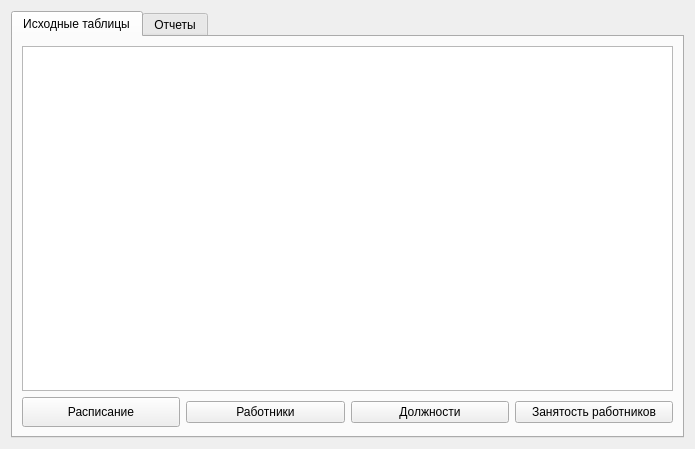
<?xml version="1.0" encoding="UTF-8"?>
<ui version="4.0">
 <class>Form</class>
 <widget class="QWidget" name="Form">
  <property name="geometry">
   <rect>
    <x>0</x>
    <y>0</y>
    <width>695</width>
    <height>449</height>
   </rect>
  </property>
  <property name="windowTitle">
   <string>Университет</string>
  </property>
  <layout class="QGridLayout" name="gridLayout">
   <item row="0" column="0">
    <widget class="QTabWidget" name="tabWidget">
     <property name="sizePolicy">
      <sizepolicy hsizetype="Expanding" vsizetype="Expanding">
       <horstretch>0</horstretch>
       <verstretch>0</verstretch>
      </sizepolicy>
     </property>
     <property name="currentIndex">
      <number>0</number>
     </property>
     <widget class="QWidget" name="tab">
      <attribute name="title">
       <string>Исходные таблицы</string>
      </attribute>
      <layout class="QVBoxLayout" name="verticalLayout_2">
       <item>
        <widget class="QTableWidget" name="rawTableWidget">
         <property name="midLineWidth">
          <number>0</number>
         </property>
         <property name="sizeAdjustPolicy">
          <enum>QAbstractScrollArea::AdjustIgnored</enum>
         </property>
         <property name="rowCount">
          <number>0</number>
         </property>
         <property name="columnCount">
          <number>0</number>
         </property>
         <attribute name="horizontalHeaderDefaultSectionSize">
          <number>135</number>
         </attribute>
         <attribute name="verticalHeaderDefaultSectionSize">
          <number>30</number>
         </attribute>
        </widget>
       </item>
       <item>
        <layout class="QHBoxLayout" name="horizontalLayout">
         <item>
          <widget class="QPushButton" name="showSchedule_btn">
           <property name="sizePolicy">
            <sizepolicy hsizetype="Minimum" vsizetype="Fixed">
             <horstretch>0</horstretch>
             <verstretch>0</verstretch>
            </sizepolicy>
           </property>
           <property name="minimumSize">
            <size>
             <width>0</width>
             <height>30</height>
            </size>
           </property>
           <property name="text">
            <string>Расписание</string>
           </property>
          </widget>
         </item>
         <item>
          <widget class="QPushButton" name="showEmployee_btn">
           <property name="sizePolicy">
            <sizepolicy hsizetype="Minimum" vsizetype="Fixed">
             <horstretch>0</horstretch>
             <verstretch>0</verstretch>
            </sizepolicy>
           </property>
           <property name="baseSize">
            <size>
             <width>0</width>
             <height>0</height>
            </size>
           </property>
           <property name="text">
            <string>Работники</string>
           </property>
          </widget>
         </item>
         <item>
          <widget class="QPushButton" name="showJob_btn">
           <property name="text">
            <string>Должности</string>
           </property>
          </widget>
         </item>
         <item>
          <widget class="QPushButton" name="showWorkload_btn">
           <property name="text">
            <string>Занятость работников</string>
           </property>
          </widget>
         </item>
        </layout>
       </item>
      </layout>
     </widget>
     <widget class="QWidget" name="tab_2">
      <attribute name="title">
       <string>Отчеты</string>
      </attribute>
      <layout class="QVBoxLayout" name="verticalLayout_3">
       <item>
        <widget class="QTableWidget" name="genTableWidget">
         <property name="midLineWidth">
          <number>0</number>
         </property>
         <property name="sizeAdjustPolicy">
          <enum>QAbstractScrollArea::AdjustIgnored</enum>
         </property>
         <property name="rowCount">
          <number>0</number>
         </property>
         <property name="columnCount">
          <number>0</number>
         </property>
         <attribute name="horizontalHeaderDefaultSectionSize">
          <number>135</number>
         </attribute>
         <attribute name="verticalHeaderDefaultSectionSize">
          <number>30</number>
         </attribute>
        </widget>
       </item>
       <item>
        <layout class="QHBoxLayout" name="horizontalLayout_2">
         <item>
          <widget class="QPushButton" name="allocationCount_btn">
           <property name="text">
            <string>Занятость по ставкам</string>
           </property>
          </widget>
         </item>
        </layout>
       </item>
      </layout>
     </widget>
    </widget>
   </item>
  </layout>
 </widget>
 <resources/>
 <connections/>
</ui>
